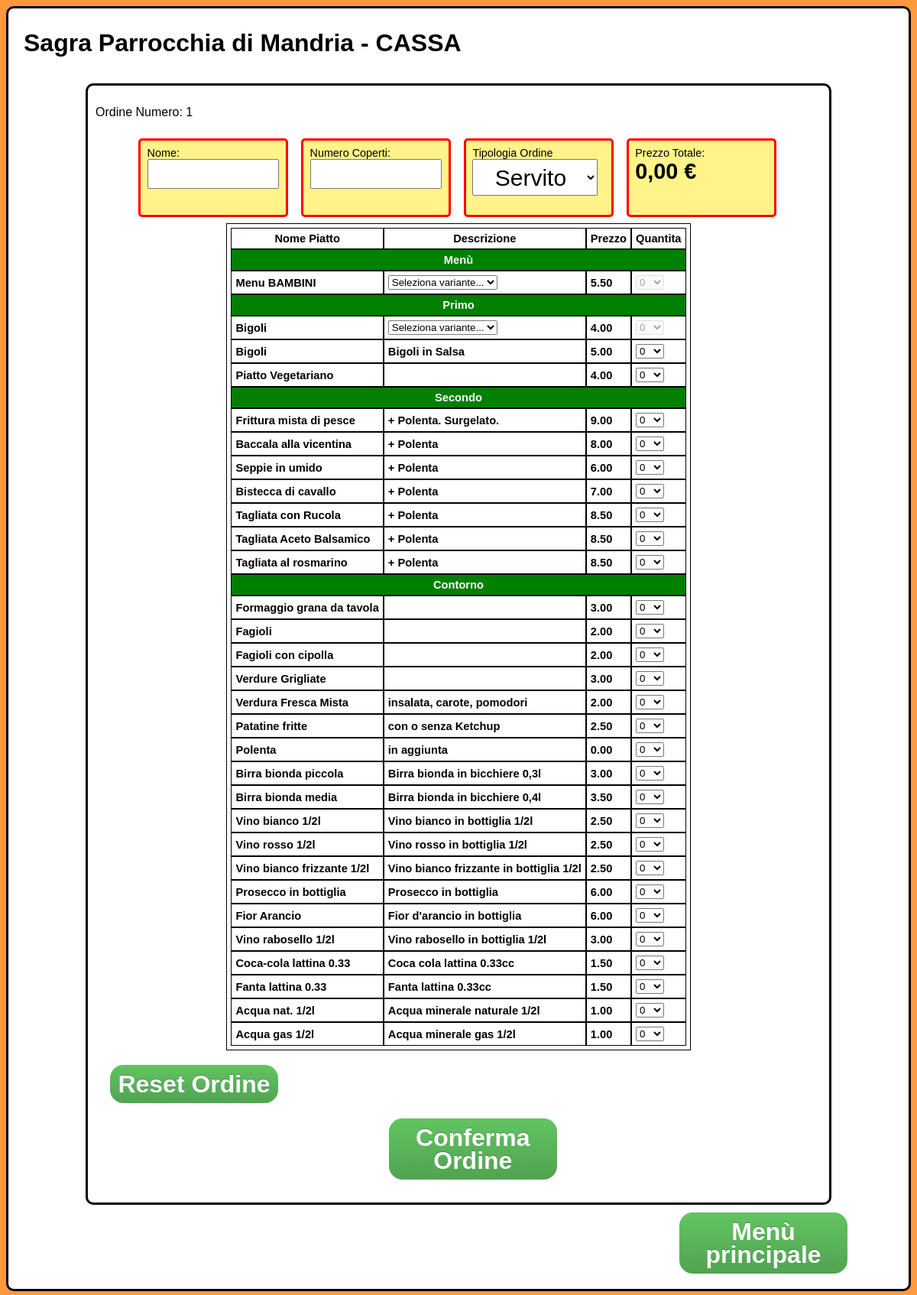
The app's page /cassa.php (signed in) with its own data.
### tables this page shows
CREATE TABLE IF NOT EXISTS `c71po_piatti` (
  `codice` int(3) unsigned NOT NULL AUTO_INCREMENT,
  `nome` varchar(90) NOT NULL,
  `prezzo` decimal(6,2) NOT NULL,
  `descrizione` text NOT NULL,
  `tipologia` varchar(25) DEFAULT NULL,
  `ordine` int(3) DEFAULT NULL,
  `ordinabile` tinyint(1) DEFAULT NULL,
  `varianti` tinyint(1) NOT NULL DEFAULT '0' COMMENT '0 No Varianti - 1 Varianti',
  `immagine` varchar(30) NOT NULL DEFAULT 'immagine-non-disponibile.jpg',
  `giovedi` tinyint(1) NOT NULL,
  `venerdi` tinyint(1) NOT NULL,
  `sabato` tinyint(1) NOT NULL,
  `domenica` tinyint(1) NOT NULL,
  `lunedi` tinyint(1) NOT NULL,
  `martedi` tinyint(1) NOT NULL,
  `vista` int(11) NOT NULL DEFAULT '0',
  PRIMARY KEY (`codice`)
);

### includes/config.php (called while the page is built, shortened)
<?php
	$prefix = "c71po_";
?>

### cassa.php (the view, shortened to what this page needs)
<?php
	include_once("../includes/config.php");
	$giorno = $_SESSION['giorno'];
	if (!isset($_SESSION['ordine']) ) {
		$id_cassa = $_SESSION['id_cassa'];
		$ordine_query = "INSERT INTO `" . $prefix . "ordini` (`stato`, `prezzo_totale`, `cassa`) VALUES ('ibernato', '0', '$id_cassa');";
		mysqli_query($dbconn, $ordine_query);
		$ordine = mysqli_insert_id($dbconn);
		$prezzo = "0,00";
	}
	$piatti_query = "SELECT * FROM `" . $prefix . "piatti` WHERE `ordinabile` = 1 AND `" . $giorno . "` = 1 ORDER BY `tipologia`,`ordine`;";
	$piatti = mysqli_query($dbconn,$piatti_query);
	$tipologie = array('0-Menu','1-Primo','2-Secondo','3-Contorno','4-Bevanda');
	$nome_tipologie = array("Menù","Primo","Secondo","Contorno","Bevande");
	$contatore_tipologie = 0;
	include_once("../includes/head.php");
?>
<div class="ordini">
	<form id="form-ordine" action="conferma-ordine.php" method="POST" onsubmit="return validaForm();">
	<p>Ordine Numero: <?php echo $ordine; ?></p>
	<div id="header-ordini">
		<div id="divNome" class="header-ordini">
			<label>Nome: </label>
			<input class="text_ordine" type="text" name="nome" value="<?php echo $nome; ?>"/>
		</div>
		<div id="divNome" class="header-ordini">
			<label>Numero Coperti: </label>
			<input class="text_ordine" type="text" name="coperto" value="<?php echo $coperto; ?>"/>
		</div>
		<div class="header-ordini">
			<label>Tipologia Ordine</label>
			<select class="tipologia" name="tavolo">
				<option value="tavolo" <?php if ($tavolo == "tavolo") { echo "selected"; } ?> >Servito</option>
			</select>
		</div>
		<div class="header-ordini">
			<label>Prezzo Totale:</label>
			<strong id="prezzo" class="big"><?php echo $prezzo; ?> €<strong>
		</div>
	</div>
	</form>
	<div id="menu">
		<table class="data-table">
			<tr class="data-table">
				<th class="data-table">Nome Piatto</th>
				<th class="data-table">Descrizione</th>
				<th class="data-table">Prezzo</th>
				<th class="data-table">Quantita</th>
			</tr>
		<?php while ($piatto = mysqli_fetch_array($piatti)) { ?>
			<?php if($tipologie[$contatore_tipologie] == $piatto['tipologia']) { ?>
				<tr><td colspan="4" id="tipologia" class="data-table"><?php echo $nome_tipologie[$contatore_tipologie]; ?></td></tr>
			<?php if ($contatore_tipologie < count($nome_tipologie)-1)
						$contatore_tipologie++;
				}
				$has_varianti = ($piatto['varianti'] == 1);
				$codice_piatto = $piatto['codice'];
			?>
			<?php if ($has_varianti) {
						$query_varianti = "SELECT `codice_alimento`, `nome` FROM `" . $prefix . "varianti`, `" . $prefix . "alimentari`
										WHERE `codice_piatto` = '$codice_piatto' AND `codice` = `codice_alimento` ORDER BY `codice_piatto`";
						$varianti = mysqli_query($dbconn, $query_varianti);
						$num_varianti = mysqli_num_rows($varianti);
						$contatore_varianti = 0;
					}
					if ($has_varianti) {
						while ($contatore_varianti < $num_varianti) {
						?>
						<tr class="data-table" style="display:<?php echo $contatore_varianti == 0 ? "" : "none"; ?>;" id="piatto-<?php echo $codice_piatto . "-" . $contatore_varianti; ?>">
							<td class="data-table"><?echo $piatto['nome']; ?></td>
							<td class="data-table">
								<form><select name="varianti" onchange="modificaID(this.value, <?php echo $codice_piatto; ?>, this, <?php echo $contatore_varianti; ?>)">
									<option value="nothing">Seleziona variante...</option>
								</select></form>
							</td>
							<td class="data-table"><?echo $piatto['prezzo']; ?></td>
							<td class="data-table">
								<form id="form-<?php echo $codice_piatto; ?>-<?php echo $contatore_varianti; ?>">
									<select disabled="disabled" onchange="inviaDati(<?php echo $codice_piatto; ?>, <?php echo $contatore_varianti; ?>)" name="quantita" id="select-<?php echo $codice_piatto; ?>-<?php echo $contatore_varianti; ?>">
									<?php for ($i=0;$i<=20;$i++) { ?>
										<option value="<?php echo $i; ?>"><?php echo $i; ?></option>
									<?php } ?>
									</select>
								</form>
							</td>
						</tr>
						<?php $contatore_varianti++; } ?>
					<?php }
					else { ?>
						<tr class="data-table">
							<td class="data-table"><?echo $piatto['nome']; ?></td>
							<td class="data-table"><?echo $piatto['descrizione']; ?></td>
							<td class="data-table"><?echo $piatto['prezzo']; ?></td>
							<td class="data-table">
								<form id="form-<?php echo $codice_piatto; ?>-0">
									<select onchange="inviaDati(<?php echo $codice_piatto; ?>, 0)" name="quantita" id="select-<?php echo $codice_piatto; ?>-0">
									<?php for ($i=0;$i<=20;$i++) { ?>
										<option value="<?php echo $i; ?>"><?php echo $i; ?></option>
									<?php } ?>
									</select>
								</form>
							</td>
						</tr>
					<?php }
				} ?>
				</table>
	</div>
	<div id="reset" >
		<a href="conferma-ordine.php?azione=nuovo" class="button rosso grande">Reset Ordine</a>
	</div>
	<div id="conferma">
		<a href="javascript:formSubmit();" class="button verde grande">Conferma Ordine</a>
	</div>
</div>
<?php include_once("../includes/footer.php"); ?>

### includes/style.css (style rules this page uses)
* { font-family:sans-serif; }
div.ordini { border-style:solid; border-color:black; max-width:950px; margin-top:10px; margin-bottom:10px; margin-right:auto; margin-left:auto; padding:5px; border-radius:10px; padding:10px; }
table.data-table, th.data-table, td.data-table, tr.data-table { border:1px; border-style:solid; border-spacing:0px; padding:5px; font-size:11pt; }
input.button, a.button { display:block; color:#FFFFFF; text-align:center; font-size:100%; text-decoration:none; font-weight:bold; padding:5px; width:200px; line-height:30px; padding:10px; border-radius:0.55em; background-color: #5bb75b; background-image: linear-gradient(to bottom, #62c462, #51a351); background-repeat: repeat-x; border-color: rgba(0, 0, 0, 0.1) rgba(0, 0, 0, 0.1) rgba(0, 0, 0, 0.25); text-shadow: 0 -1px 0 rgba(0, 0, 0, 0.25); margin: 0 auto; }
a.verde { background-color:green; outline-color:green; }
a.rosso { background-color: #FF0000; outline-color: #FF0000; }
a.grande { font-size:100%; margin:2%; }
input.text_ordine, input.ordine { font-size:30px; margin:auto; width:95%; font-size:200%; }
select.tipologia, input.continua { height:48px; width:95%; font-size:30px; text-align:center; }
body { background-color:#FF993D; }
table.data-table { margin-left:auto; margin-right:auto; }
input { display: block; width: 95%; }
label { width: 100%; display: block; float:left; text-align: left; padding-right: 20px; }
.header-ordini { float:left; position:relative; width:20.2%; font-size:90%; border-color: red; background-color:#FFF389; border: medium solid #FF0000; border-radius:5px; min-height:80px; margin:1%; padding:1%; }
#header-ordini { overflow:hidden; width:90%; margin: 0px auto; }
#menu { width:100%; overflow:hidden; margin: 0px auto; }
.big { font-size: 200%; }
#tipologia { background-color: #008000; border: 1px solid #000000; color: #FFFFFF; font-weight: bold; text-align: center; }
#conferma { margin:20px auto; width: 20%; }
.verde { background-color:#FFFFA2; }
.rosso { background-color:#FFB99D; text-color:#000000; }

### records on screen
c71po_piatti: contatore_tipologie "Menù", nome "Menu BAMBINI", varianti "Seleziona variante...", prezzo "5.50", quantita "0"
c71po_piatti: contatore_tipologie "Primo", nome "Bigoli", varianti "Seleziona variante...", prezzo "4.00", quantita "0"
c71po_piatti: nome "Bigoli", descrizione "Bigoli in Salsa", prezzo "5.00", quantita "0"
c71po_piatti: nome "Piatto Vegetariano", prezzo "4.00", quantita "0"
c71po_piatti: contatore_tipologie "Secondo", nome "Frittura mista di pesce", descrizione "+ Polenta. Surgelato.", prezzo "9.00", quantita "0"
c71po_piatti: nome "Baccala alla vicentina", descrizione "+ Polenta", prezzo "8.00", quantita "0"
c71po_piatti: nome "Seppie in umido", descrizione "+ Polenta", prezzo "6.00", quantita "0"
c71po_piatti: nome "Bistecca di cavallo", descrizione "+ Polenta", prezzo "7.00", quantita "0"
c71po_piatti: nome "Tagliata con Rucola", descrizione "+ Polenta", prezzo "8.50", quantita "0"
c71po_piatti: nome "Tagliata Aceto Balsamico", descrizione "+ Polenta", prezzo "8.50", quantita "0"
c71po_piatti: nome "Tagliata al rosmarino", descrizione "+ Polenta", prezzo "8.50", quantita "0"
c71po_piatti: contatore_tipologie "Contorno", nome "Formaggio grana da tavola", prezzo "3.00", quantita "0"
c71po_piatti: nome "Fagioli", prezzo "2.00", quantita "0"
c71po_piatti: nome "Fagioli con cipolla", prezzo "2.00", quantita "0"
c71po_piatti: nome "Verdure Grigliate", prezzo "3.00", quantita "0"
c71po_piatti: nome "Verdura Fresca Mista", descrizione "insalata, carote, pomodori", prezzo "2.00", quantita "0"
c71po_piatti: nome "Patatine fritte", descrizione "con o senza Ketchup", prezzo "2.50", quantita "0"
c71po_piatti: nome "Polenta", descrizione "in aggiunta", prezzo "0.00", quantita "0"
c71po_piatti: nome "Birra bionda piccola", descrizione "Birra bionda in bicchiere 0,3l", prezzo "3.00", quantita "0"
c71po_piatti: nome "Birra bionda media", descrizione "Birra bionda in bicchiere 0,4l", prezzo "3.50", quantita "0"
c71po_piatti: nome "Vino bianco 1/2l", descrizione "Vino bianco in bottiglia 1/2l", prezzo "2.50", quantita "0"
c71po_piatti: nome "Vino rosso 1/2l", descrizione "Vino rosso in bottiglia 1/2l", prezzo "2.50", quantita "0"
c71po_piatti: nome "Vino bianco frizzante 1/2l", descrizione "Vino bianco frizzante in bottiglia 1/2l", prezzo "2.50", quantita "0"
c71po_piatti: nome "Prosecco in bottiglia", descrizione "Prosecco in bottiglia", prezzo "6.00", quantita "0"
c71po_piatti: nome "Fior Arancio", descrizione "Fior d'arancio in bottiglia", prezzo "6.00", quantita "0"
c71po_piatti: nome "Vino rabosello 1/2l", descrizione "Vino rabosello in bottiglia 1/2l", prezzo "3.00", quantita "0"
c71po_piatti: nome "Coca-cola lattina 0.33", descrizione "Coca cola lattina 0.33cc", prezzo "1.50", quantita "0"
c71po_piatti: nome "Fanta lattina 0.33", descrizione "Fanta lattina 0.33cc", prezzo "1.50", quantita "0"
c71po_piatti: nome "Acqua nat. 1/2l", descrizione "Acqua minerale naturale 1/2l", prezzo "1.00", quantita "0"
c71po_piatti: nome "Acqua gas 1/2l", descrizione "Acqua minerale gas 1/2l", prezzo "1.00", quantita "0"

### other values on screen
$pagetitle "Sagra Parrocchia di Mandria - CASSA"
$ordine "1"
$prezzo "0,00"
